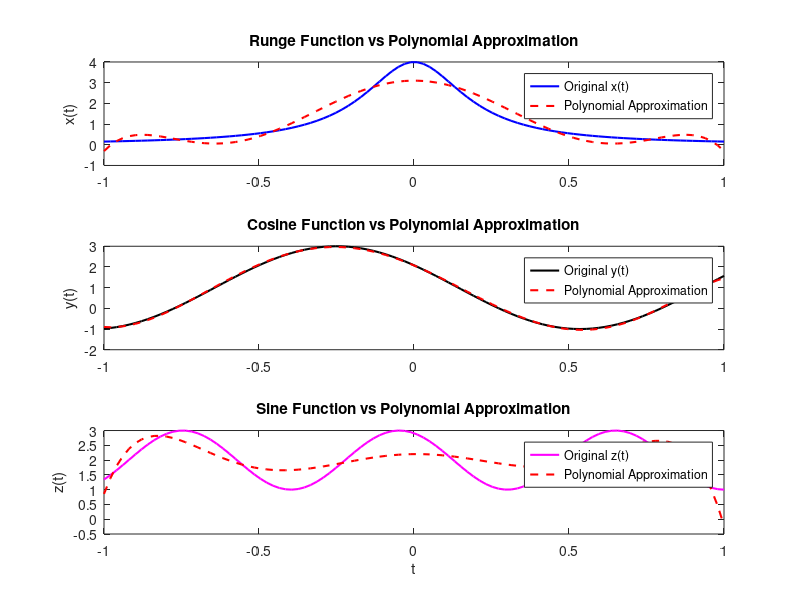

This chart was generated by the following MATLAB code:
function visualize_function_spaces()
    % Visualize the different nature of x(t), y(t), z(t)
    % Show why they do not belong to the same function space
    
    clc; clearvars; close all;
    
    % Generate t values
    t = linspace(-1,1,100);
    
    % Original functions
    xt = 4 ./ (1 + 25*t.^2); % Runge-like function (rational)
    yt = 1 + 2 * cos(1 + 4*t); % Trigonometric function (cos)
    zt = 2 + sin(2 + 9*t); % Trigonometric function (sin)
    
    % Fit polynomials to these functions
    degree = 6;  % Polynomial degree for approximation
    px = polyfit(t, xt, degree);
    py = polyfit(t, yt, degree);
    pz = polyfit(t, zt, degree);
    
    % Polynomial approximations
    xt_poly = polyval(px, t);
    yt_poly = polyval(py, t);
    zt_poly = polyval(pz, t);
    
    % Plot original functions and polynomial approximations
    figure('Name', 'Function Spaces Comparison');
    
    subplot(3,1,1);
    plot(t, xt, 'b-', 'LineWidth', 1.5);
    hold on;
    plot(t, xt_poly, 'r--', 'LineWidth', 1.5);
    hold off;
    ylabel('x(t)');
    title('Runge Function vs Polynomial Approximation');
    legend('Original x(t)', 'Polynomial Approximation');
    
    subplot(3,1,2);
    plot(t, yt, 'k-', 'LineWidth', 1.5);
    hold on;
    plot(t, yt_poly, 'r--', 'LineWidth', 1.5);
    hold off;
    ylabel('y(t)');
    title('Cosine Function vs Polynomial Approximation');
    legend('Original y(t)', 'Polynomial Approximation');
    
    subplot(3,1,3);
    plot(t, zt, 'm-', 'LineWidth', 1.5);
    hold on;
    plot(t, zt_poly, 'r--', 'LineWidth', 1.5);
    hold off;
    ylabel('z(t)');
    xlabel('t');
    title('Sine Function vs Polynomial Approximation');
    legend('Original z(t)', 'Polynomial Approximation');

end

% Run the function
visualize_function_spaces();
